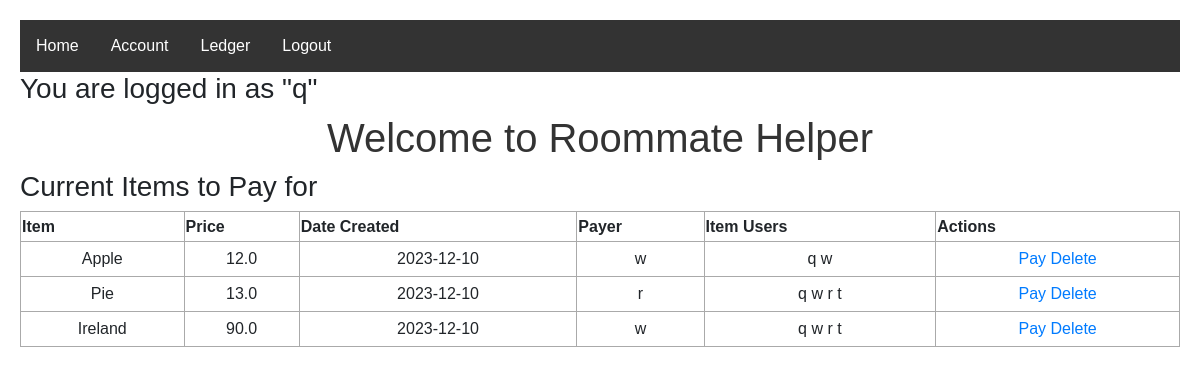
Page / (signed in) on the earlier database version.
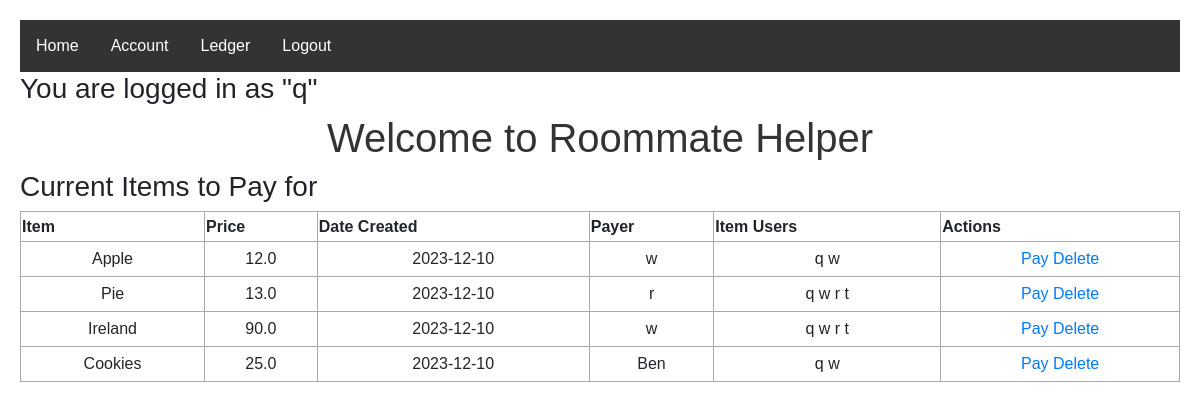
Same page on the later database version.
### app.py (models this page shows, shortened)
class Items(db.Model):
    __tablename__ = 'items'
    id = db.Column(db.Integer, primary_key=True)
    itemName = db.Column(db.String(200), nullable=False)
    itemPrice = db.Column(db.Float, nullable=False)
    payerID = db.Column(db.Integer, db.ForeignKey('users.id'))
    date_created = db.Column(db.DateTime, default=datetime.utcnow)

class Users(UserMixin, db.Model):
    __tablename__ = 'users'
    id = db.Column(db.Integer, primary_key=True)
    username = db.Column(db.String(250), unique=True, nullable=False)
    password = db.Column(db.String(250), nullable=False)
    balance = db.Column(db.Float, nullable=False)
    date_created = db.Column(db.DateTime, default=datetime.utcnow)
    items = db.relationship('Items', secondary='user_items', backref='users')

### app.py (the view)
@app.route('/', methods=['POST', 'GET'])
def index():
    users = Users.query.order_by(Users.date_created).all()
    items = Items.query.order_by(Items.date_created).all()
    return render_template('index.html', items=items, users=users)

### app.py (called while the page is built)
@login_manager.user_loader
def loader_user(user_id):
    return Users.query.get(user_id)

### templates/index.html (shortened to what this page needs)
{% extends 'base.html' %}
{% block body %}
<h1>Welcome to Roommate Helper</h1>
    {% if current_user.is_authenticated %}
        <h3>Current Items to Pay for</h3>
        <table>
            <tr>
                <th>Item</th>
                <th>Price</th>
                <th>Date Created</th>
                <th>Payer</th>
                <th>Item Users</th>
                <th>Actions</th>
            </tr>
            {% for item in items %}
                {% if current_user in item.users and current_user.id != item.payerID%}
                <tr>
                    <td>{{ item.itemName }}</td>
                    <td>{{ item.itemPrice }}</td>
                    <td>{{ item.date_created.date() }}</td>
                    <td>
                        {% for user in users %}
                            {% if user.id == item.payerID %}
                                {{ user.username }}
                            {% endif %}
                        {% endfor %}
                    </td>
                    <td>
                        {% for user in item.users %}
                            {{ user.username }}
                        {% endfor %}
                    </td>
                    <td>
                        <a href="/pay/{{ item.id }}">Pay</a>
                        <a href="/deleteItem/{{ item.id }}">Delete</a>
                    </td>
                </tr>
                {% endif %}
        {% endfor %}
        </table>
    {% else %}
       <h3>Please log in or register to continue</h3>
    {% endif %}
{% endblock %}

### templates/base.html (shortened to what this page needs)
<!DOCTYPE html>
<html lang="en">
  <head>
    <link rel="stylesheet" href="https://cdn.jsdelivr.net/npm/bootstrap@4.3.1/dist/css/bootstrap.min.css">
    <link rel="stylesheet" href="{{ url_for('static', filename='css/main.css') }}">
  </head>
  <body>
  {% if current_user.is_authenticated %}
    <nav>
      <a href="{{ url_for('index') }}">Home</a>
      <a href="{{ url_for('account') }}">Account</a>
      <a href="{{ url_for('ledger') }}">Ledger</a>
      <a href="/logout">Logout</a>
    </nav>
    <h3>You are logged in as "{{ current_user.username }}"</h3>
  {% endif %}
  {% block body %}{% endblock %}
  </body>
</html>

Differences in the rows shown:
added Items: itemName "Cookies", itemPrice "25.0", date_created "2023-12-10", Users (username "q"), Users (username "w")
added Users: username "Ben", shown under "Cookies"
